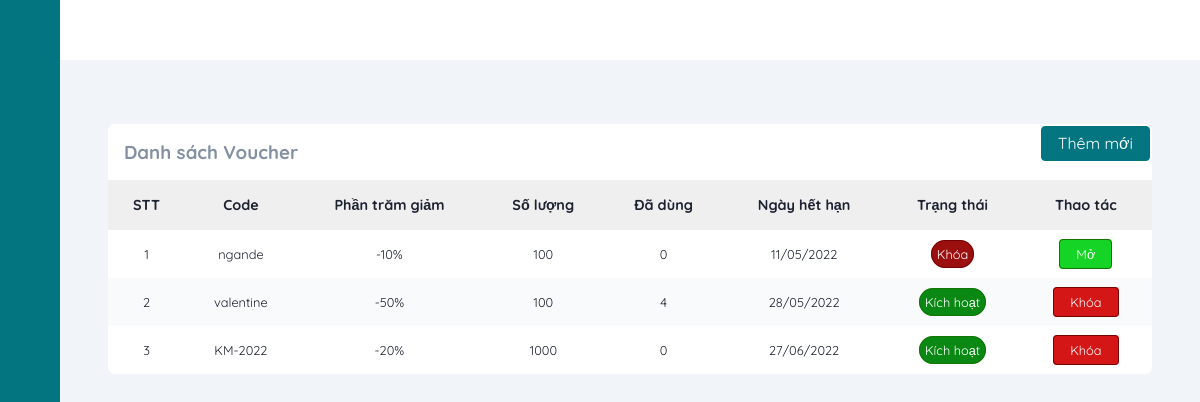
Page /voucherManage (signed in) on the committed database.
### tables this page shows
CREATE TABLE `vouchers` (
  `id` int(11) NOT NULL,
  `percentDiscount` int(11) NOT NULL,
  `quantity` int(11) NOT NULL,
  `code` varchar(10) NOT NULL,
  `expirationDate` datetime NOT NULL,
  `status` tinyint(1) NOT NULL,
  `usedCount` int(11) NOT NULL
);

### mvc/core/ControllerBase.php (called while the page is built, shortened)
<?php
class ControllerBase{
    public function view($view, $data=[]){
        require_once "./mvc/views/".$view.".php";
    }
}
?>

### mvc/controllers/voucherManage.php (called while the page is built, shortened)
<?php
class voucherManage extends ControllerBase
{
    public function index()
    {
        $voucher = $this->model("voucherModel");
        $voucherList = ($voucher->getAll())->fetch_all(MYSQLI_ASSOC);
        $this->view("admin/voucher", [
            "headTitle" => "Quản lý voucher",
            "voucherList" => $voucherList
        ]);
    }
}

### mvc/core/App.php (called while the page is built, shortened)
<?php
class App
{
    protected $action = "Index";
    function __construct()
    {
        $arr = $this->UrlProcess();
        if (file_exists("./mvc/controllers/" . $arr[0] . ".php")) {
            unset($arr[0]);
        }
        $this->controller = new $this->controller;
        $this->params = $arr ? array_values($arr) : [];
        array_push($this->params, $_GET);
        call_user_func_array([$this->controller, $this->action], $this->params);
    }
    function UrlProcess()
    {
        if (isset($_GET["url"])) {
            return explode("/", filter_var(trim($_GET["url"], "/")));
        }
    }
}

### index.php (called while the page is built, shortened)
<?php
$myApp = new App();
?>

### mvc/core/DB.php (called while the page is built, shortened)
<?php
class DB{
    private static $instance = null;
    protected $servername = "localhost";
    protected $username = "root";
    protected $password = "";
    private function __construct(){
        $this->con = mysqli_connect($this->servername, $this->username, $this->password);
    }
    public static function getInstance()
    {
      if(!self::$instance)
      {
        self::$instance = new DB();
      }
      return self::$instance;
    }
}
?>

### mvc/models/VoucherModel.php (called while the page is built, shortened)
<?php
class voucherModel
{
    private static $instance = null;
    public static function getInstance()
    {
        if (!self::$instance) {
            self::$instance = new voucherModel();
        }
        return self::$instance;
    }
    public function getAll()
    {
        $db = DB::getInstance();
        $sql = "SELECT * FROM vouchers";
        $result = mysqli_query($db->con, $sql);
        return $result;
    }
}

### mvc/views/admin/voucher.php (the view, shortened to what this page needs)
<?php require APP_ROOT . '/views/admin/inc/head.php'; ?>
<body>
    <?php require APP_ROOT . '/views/admin/inc/sidebar.php'; ?>
    <div class="main-content">
        <main>
            <section class="recent">
                <div class="activity-grid">
                    <div class="activity-card">
                        <a href="<?= URL_ROOT . '/voucherManage/add' ?>" class="button right">Thêm mới</a>
                        <h3>Danh sách Voucher</h3>
                        <div class="table-responsive">
                            <table>
                                <thead>
                                    <tr>
                                        <th>STT</th>
                                        <th>Code</th>
                                        <th>Phần trăm giảm</th>
                                        <th>Số lượng</th>
                                        <th>Đã dùng</th>
                                        <th>Ngày hết hạn</th>
                                        <th>Trạng thái</th>
                                        <th>Thao tác</th>
                                    </tr>
                                </thead>
                                <tbody>
                                    <?php
                                    $count = 0;
                                    foreach ($data['voucherList'] as $key => $value) {
                                    ?>
                                        <tr>
                                            <td><?= ++$count ?></td>
                                            <td><?= $value['code'] ?></td>
                                            <td>-<?= $value['percentDiscount'] ?>%</td>
                                            <td><?= $value['quantity'] ?></td>
                                            <td><?= $value['usedCount'] ?></td>
                                            <td><?= date("d/m/Y", strtotime($value['expirationDate'])) ?></td>
                                            <?php
                                            if ($value['status']) { ?>
                                                <td><span class="active">Kích hoạt</span></td>
                                            <?php } else { ?>
                                                <td><span class="block">Khóa</span></td>
                                            <?php }
                                            ?>
                                            <td>
                                                <?php
                                                if ($value['status']) { ?>
                                                    <a class="button-red" href="<?= URL_ROOT . '/voucherManage/changeStatus/' . $value['id'] ?>">Khóa</a>
                                                <?php } else { ?>
                                                    <a class="button-green" href="<?= URL_ROOT . '/voucherManage/changeStatus/' . $value['id'] ?>">Mở</a>
                                                <?php }
                                                ?>
                                            </td>
                                        </tr>
                                    <?php }
                                    ?>
                                </tbody>
                            </table>
                        </div>
                    </div>
                </div>
            </section>
        </main>
    </div>
</body>
</html>

### public/css/admin.css (style rules this page uses)
:root { --main-color: #027581; --color-dark: #1D2231; --text-grey: #8390A2; }
* { font-family: 'Quicksand', sans-serif; margin: 0; padding: 0; text-decoration: none; list-style-type: none; box-sizing: border-box; }
.main-content { position: relative; margin-left: 240px; transition: margin-left 500ms; }
main { margin-top: 60px; background: #f1f5f9; min-height: 90vh; padding: 1rem 3rem; }
.recent { margin-top: 3rem; margin-bottom: 3rem; }
.activity-grid { display: grid; grid-template-columns: 100% 25%; grid-column-gap: 1.5rem; }
.activity-card, .summary-card, .bday-card { background: #fff; border-radius: 7px; }
.activity-card h3 { color: var(--text-grey); margin: 1rem; }
.activity-card table { width: 100%; border-collapse: collapse; }
.activity-card thead { background: #efefef; text-align: left; }
th, td { font-size: .9rem; padding: 1rem 1rem; color: var(--color-dark); text-align: center; }
td { font-size: .8rem; }
tbody tr:nth-child(even) { background: #f9fafc; }
.button { background: var(--main-color); color: #fff; border: 1px solid var(--main-color); border-radius: 4px; padding: .4rem 1rem; margin: 2px 2px; }
.button-red { background: rgb(212, 22, 22); color: #fff; border: 1px solid rgb(116, 4, 4); border-radius: 4px; padding: .4rem 1rem; margin: 2px 2px; }
.button-green { background: rgb(22, 212, 38); color: #fff; border: 1px solid rgb(23, 116, 4); border-radius: 4px; padding: .4rem 1rem; margin: 2px 2px; }
.table-responsive { overflow-x: auto; }
@media only screen and (max-width: 1200px) { .main-content { margin-left: 60px; } }
.right { float: right; }
.active { background: rgb(9, 136, 20); color: #fff; border: 1px solid rgb(23, 116, 4); padding: 5px; border-radius: 20px; }
.block { background: rgb(156, 15, 15); color: #fff; border: 1px solid rgb(116, 4, 4); padding: 5px; border-radius: 20px; }

### rows in the picture
vouchers: code "ngande", percentDiscount "10", quantity "100", usedCount "0", expirationDate "11/05/2022", status "Khóa"
vouchers: code "valentine", percentDiscount "50", quantity "100", usedCount "4", expirationDate "28/05/2022", status "Kích hoạt"
vouchers: code "KM-2022", percentDiscount "20", quantity "1000", usedCount "0", expirationDate "27/06/2022", status "Kích hoạt"
